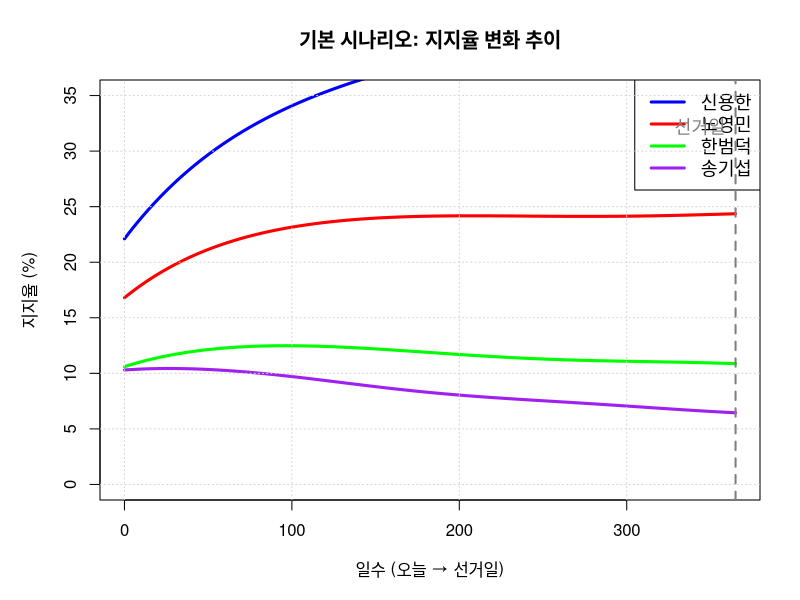
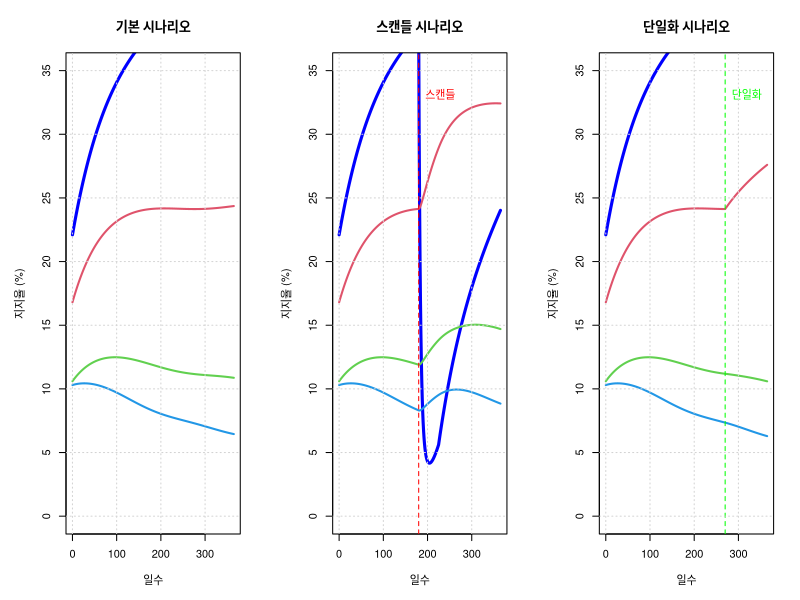

The R source for these figures, in order:
# ============================================================================
# 2026 충청북도 도지사 선거 예측 시뮬레이션
# 365일 지지율 변화 + 시나리오 분석
# ============================================================================

cat("\n")
cat("============================================================\n")
cat("충청북도 도지사 선거 시뮬레이션\n")
cat("Phase 3: 시스템 다이내믹스 예측 모델\n")
cat("============================================================\n\n")

# ============================================================================
# 1. 패키지 로딩
# ============================================================================

cat("패키지 로딩 중...\n")

suppressPackageStartupMessages({
  library(deSolve)
})

cat("✅ 패키지 로딩 완료!\n\n")

# ============================================================================
# 2. 네트워크 분석 결과 로드
# ============================================================================

cat("네트워크 분석 결과 로딩 중...\n")

centrality <- read.csv("centrality_scores.csv", fileEncoding = "UTF-8")

# 주요 후보 4명 데이터 추출
candidates <- centrality[centrality$정당 != "기타", ]
candidates <- candidates[order(-candidates$종합점수), ]

# 상위 4명만 시뮬레이션 (간단하게)
top4 <- head(candidates, 4)

cat(sprintf("✅ 후보 %d명 데이터 로드\n", nrow(top4)))
cat("\n시뮬레이션 대상:\n")
print(top4[, c("후보자", "정당", "여론지지율", "종합점수")])
cat("\n")

# ============================================================================
# 3. 시뮬레이션 모델 정의
# ============================================================================

cat("시뮬레이션 모델 구축 중...\n")

# 미분방정식 시스템
election_model <- function(t, state, parms) {
  with(as.list(c(state, parms)), {
    
    # 현재 지지층
    S1 <- state[1]  # 1위 후보
    S2 <- state[2]  # 2위 후보
    S3 <- state[3]  # 3위 후보
    S4 <- state[4]  # 4위 후보
    U <- state[5]   # 무당층
    
    # === 네트워크 영향력 (시간에 따라 증가) ===
    network_effect1 <- network1 * (1 + t/365 * 0.15)
    network_effect2 <- network2 * (1 + t/365 * 0.12)
    network_effect3 <- network3 * (1 + t/365 * 0.08)
    network_effect4 <- network4 * (1 + t/365 * 0.05)
    
    # === SNS/언론 효과 (주기적 변동) ===
    media_effect1 <- 0.6 + 0.1 * sin(t/60)
    media_effect2 <- 0.5 + 0.08 * sin(t/50)
    media_effect3 <- 0.4 + 0.06 * sin(t/40)
    media_effect4 <- 0.35 + 0.05 * sin(t/30)
    
    # === 스캔들 효과 ===
    scandal_impact <- 0
    if(t >= scandal_day && t <= scandal_day + scandal_duration) {
      scandal_impact <- scandal_intensity * exp(-(t - scandal_day)/20)
    }
    
    # === 단일화 효과 ===
    unity_boost <- 0
    if(t >= unity_day) {
      unity_boost <- unity_effect
    }
    
    # === 유입률 (무당층 → 지지층) ===
    inflow1 <- U * (network_effect1 * 0.4 + media_effect1 * 0.3 + 
                    poll1/100 * 0.3) * 0.015
    inflow2 <- U * (network_effect2 * 0.4 + media_effect2 * 0.3 + 
                    poll2/100 * 0.3 + unity_boost) * 0.012
    inflow3 <- U * (network_effect3 * 0.4 + media_effect3 * 0.3 + 
                    poll3/100 * 0.3) * 0.010
    inflow4 <- U * (network_effect4 * 0.4 + media_effect4 * 0.3 + 
                    poll4/100 * 0.3) * 0.008
    
    # === 이탈률 (지지층 → 무당층/포기층) ===
    outflow1 <- S1 * (0.002 + scandal_impact * (1 - network_effect1))
    outflow2 <- S2 * 0.003
    outflow3 <- S3 * 0.004
    outflow4 <- S4 * 0.005
    
    # === 변화율 (미분방정식) ===
    dS1 <- inflow1 - outflow1
    dS2 <- inflow2 - outflow2
    dS3 <- inflow3 - outflow3
    dS4 <- inflow4 - outflow4
    dU <- -inflow1 - inflow2 - inflow3 - inflow4 + 
          outflow1 + outflow2 + outflow3 + outflow4
    
    return(list(c(dS1, dS2, dS3, dS4, dU)))
  })
}

cat("✅ 모델 구축 완료!\n\n")

# ============================================================================
# 4. 시나리오 설정
# ============================================================================

cat("========== 시나리오 설정 ==========\n\n")

# 초기값 (현재 지지율)
initial_state <- c(
  S1 = top4$여론지지율[1],
  S2 = top4$여론지지율[2],
  S3 = top4$여론지지율[3],
  S4 = top4$여론지지율[4],
  U = 100 - sum(top4$여론지지율[1:4])
)

cat("초기 지지율:\n")
cat(sprintf("  %s: %.1f%%\n", top4$후보자[1], initial_state[1]))
cat(sprintf("  %s: %.1f%%\n", top4$후보자[2], initial_state[2]))
cat(sprintf("  %s: %.1f%%\n", top4$후보자[3], initial_state[3]))
cat(sprintf("  %s: %.1f%%\n", top4$후보자[4], initial_state[4]))
cat(sprintf("  무당층: %.1f%%\n\n", initial_state[5]))

# 시뮬레이션 기간 (365일 = 1년)
times <- seq(0, 365, by = 1)

# ============================================================================
# 5. 시나리오 1: 기본 시나리오 (현상 유지)
# ============================================================================

cat("【시나리오 1】 기본 - 큰 변수 없음\n")

params_baseline <- list(
  network1 = top4$종합점수[1],
  network2 = top4$종합점수[2],
  network3 = top4$종합점수[3],
  network4 = top4$종합점수[4],
  poll1 = top4$여론지지율[1],
  poll2 = top4$여론지지율[2],
  poll3 = top4$여론지지율[3],
  poll4 = top4$여론지지율[4],
  scandal_day = 999,      # 스캔들 없음
  scandal_intensity = 0,
  scandal_duration = 0,
  unity_day = 999,        # 단일화 없음
  unity_effect = 0
)

out_baseline <- ode(y = initial_state, times = times, 
                   func = election_model, parms = params_baseline)

cat("✅ 시뮬레이션 완료\n\n")

# ============================================================================
# 6. 시나리오 2: 1위 후보 스캔들
# ============================================================================

cat("【시나리오 2】 스캔들 - 180일차에 1위 후보 스캔들 발생\n")

params_scandal <- params_baseline
params_scandal$scandal_day <- 180
params_scandal$scandal_intensity <- 0.4
params_scandal$scandal_duration <- 45

out_scandal <- ode(y = initial_state, times = times,
                  func = election_model, parms = params_scandal)

cat("✅ 시뮬레이션 완료\n\n")

# ============================================================================
# 7. 시나리오 3: 야권 단일화
# ============================================================================

cat("【시나리오 3】 단일화 - 270일차에 2-3위 후보 단일화\n")

params_unity <- params_baseline
params_unity$unity_day <- 270
params_unity$unity_effect <- 0.25

out_unity <- ode(y = initial_state, times = times,
                func = election_model, parms = params_unity)

cat("✅ 시뮬레이션 완료\n\n")

# ============================================================================
# 8. 결과 분석
# ============================================================================

cat("========== 최종 선거 결과 예측 ==========\n\n")

# 최종일 (365일) 결과
final_baseline <- tail(out_baseline, 1)[2:5]
final_scandal <- tail(out_scandal, 1)[2:5]
final_unity <- tail(out_unity, 1)[2:5]

results <- data.frame(
  후보자 = top4$후보자,
  초기 = top4$여론지지율,
  기본시나리오 = as.numeric(final_baseline),
  스캔들시나리오 = as.numeric(final_scandal),
  단일화시나리오 = as.numeric(final_unity)
)

results <- results[order(-results$기본시나리오), ]

cat("【시나리오별 최종 지지율 예측】\n\n")
print(results)

cat("\n")
cat("💡 승자 예측:\n")
cat(sprintf("  기본: %s (%.1f%%)\n", 
            results$후보자[1], results$기본시나리오[1]))
cat(sprintf("  스캔들: %s (%.1f%%)\n", 
            results$후보자[which.max(results$스캔들시나리오)], 
            max(results$스캔들시나리오)))
cat(sprintf("  단일화: %s (%.1f%%)\n\n", 
            results$후보자[which.max(results$단일화시나리오)], 
            max(results$단일화시나리오)))

# CSV 저장
write.csv(results, "simulation_results.csv", 
          row.names = FALSE, fileEncoding = "UTF-8")
cat("✅ 저장: simulation_results.csv\n")

# Excel 파일 저장 (한글 안 깨짐!)
if(require(writexl, quietly = TRUE)) {
  writexl::write_xlsx(results, "simulation_results.xlsx")
  cat("✅ 저장: simulation_results.xlsx (엑셀용)\n")
} else {
  cat("⚠️  writexl 패키지 필요 - install.packages('writexl')\n")
}
cat("\n")

# ============================================================================
# 9. 시각화
# ============================================================================

cat("========== 그래프 생성 중... ==========\n\n")

# 데이터 변환
df_baseline <- as.data.frame(out_baseline)
names(df_baseline) <- c("day", top4$후보자, "무당층")

# PNG 저장
png("simulation_baseline.png", width = 1000, height = 600, res = 120)

par(mar = c(5, 5, 4, 2))
plot(df_baseline$day, df_baseline[, 2], type = "l", lwd = 3,
     col = "blue", ylim = c(0, 35),
     xlab = "일수 (오늘 → 선거일)", ylab = "지지율 (%)",
     main = "기본 시나리오: 지지율 변화 추이")

lines(df_baseline$day, df_baseline[, 3], lwd = 3, col = "red")
lines(df_baseline$day, df_baseline[, 4], lwd = 3, col = "green")
lines(df_baseline$day, df_baseline[, 5], lwd = 3, col = "purple")

legend("topright", legend = top4$후보자,
       col = c("blue", "red", "green", "purple"),
       lwd = 3, cex = 1.1)

abline(v = 365, lty = 2, col = "gray50", lwd = 2)
text(365, 32, "선거일", pos = 2, col = "gray50", cex = 1.1)

grid()
dev.off()

cat("✅ 저장: simulation_baseline.png\n")

# 시나리오 비교 그래프
png("simulation_comparison.png", width = 1200, height = 400, res = 120)

par(mfrow = c(1, 3), mar = c(5, 5, 4, 2))

# 기본
df_base <- as.data.frame(out_baseline)
plot(df_base[, 1], df_base[, 2], type = "l", lwd = 3, col = "blue",
     ylim = c(0, 35), xlab = "일수", ylab = "지지율 (%)",
     main = "기본 시나리오")
for(i in 3:5) lines(df_base[, 1], df_base[, i], lwd = 2, col = i-1)
grid()

# 스캔들
df_scan <- as.data.frame(out_scandal)
plot(df_scan[, 1], df_scan[, 2], type = "l", lwd = 3, col = "blue",
     ylim = c(0, 35), xlab = "일수", ylab = "지지율 (%)",
     main = "스캔들 시나리오")
for(i in 3:5) lines(df_scan[, 1], df_scan[, i], lwd = 2, col = i-1)
abline(v = 180, lty = 2, col = "red")
text(180, 33, "스캔들", pos = 4, col = "red")
grid()

# 단일화
df_uni <- as.data.frame(out_unity)
plot(df_uni[, 1], df_uni[, 2], type = "l", lwd = 3, col = "blue",
     ylim = c(0, 35), xlab = "일수", ylab = "지지율 (%)",
     main = "단일화 시나리오")
for(i in 3:5) lines(df_uni[, 1], df_uni[, i], lwd = 2, col = i-1)
abline(v = 270, lty = 2, col = "green")
text(270, 33, "단일화", pos = 4, col = "green")
grid()

dev.off()

cat("✅ 저장: simulation_comparison.png\n\n")

# ============================================================================
# 10. 완료
# ============================================================================

cat("============================================================\n")
cat("✅ 시뮬레이션 완료!\n")
cat("============================================================\n\n")

cat("생성된 파일:\n")
cat("  📊 simulation_results.csv - 시나리오별 결과표\n")
cat("  📈 simulation_baseline.png - 기본 시나리오 그래프\n")
cat("  📊 simulation_comparison.png - 시나리오 비교\n\n")

cat("🎯 핵심 결론:\n")
cat(sprintf("  현 추세 유지 시: %s 당선 예상 (%.1f%%)\n",
            results$후보자[1], results$기본시나리오[1]))
cat("\n")
